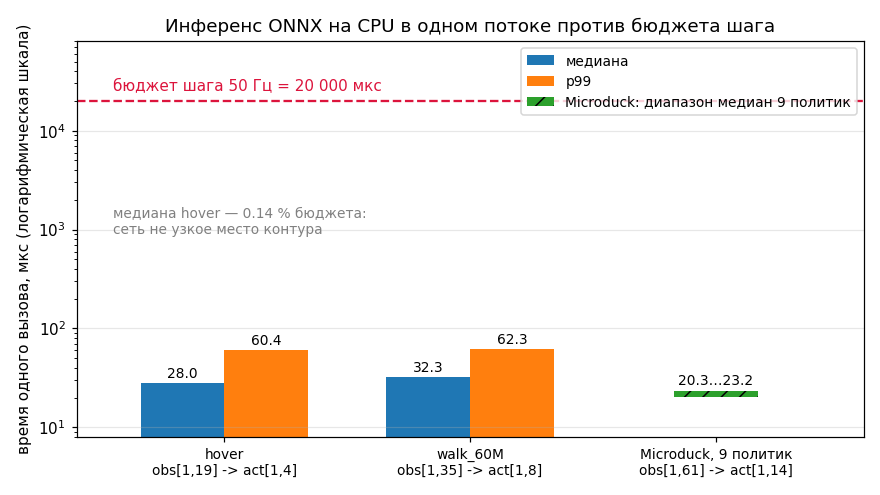

The Python source for this figure:
# -*- coding: utf-8 -*-
"""Инференс ONNX против бюджета шага управления.

Все числа взяты из главы 09_sim2real.md (замеры на машине курса,
onnxruntime 1.26.0, intra_op_num_threads=1, CPUExecutionProvider):

  hover      : медиана 28.0 мкс, p99 60.4 мкс  (раздел 3, вывод скрипта)
  walk_60M   : медиана 32.3 мкс, p99 62.3 мкс  (раздел 3, абзац про --obs-dim 35)
  Microduck  : медианы девяти политик 20.3...23.2 мкс, p99 не публиковался (раздел 4)
  бюджет шага 50 Гц = 20 000 мкс (разделы 3 и 8)

Пересборка:  python inference_vs_budget.py
"""
import matplotlib.pyplot as plt
import numpy as np

BUDGET_US = 20_000.0  # шаг 50 Гц

names = ["hover\nobs[1,19] -> act[1,4]",
         "walk_60M\nobs[1,35] -> act[1,8]",
         "Microduck, 9 политик\nobs[1,61] -> act[1,14]"]
median = [28.0, 32.3, None]      # у Microduck опубликован диапазон медиан
p99 = [60.4, 62.3, None]
md_lo, md_hi = 20.3, 23.2

fig, ax = plt.subplots(figsize=(8, 4.5))
x = np.arange(len(names))
w = 0.34

ax.bar(x[:2] - w / 2, median[:2], w, label="медиана")
ax.bar(x[:2] + w / 2, p99[:2], w, label="p99")
ax.bar(x[2], md_hi - md_lo, w, bottom=md_lo, hatch="//",
       label="Microduck: диапазон медиан 9 политик")

for xi, m, p in zip(x[:2], median[:2], p99[:2]):
    ax.text(xi - w / 2, m * 1.12, f"{m:.1f}", ha="center", fontsize=9)
    ax.text(xi + w / 2, p * 1.12, f"{p:.1f}", ha="center", fontsize=9)
ax.text(x[2], md_hi * 1.15, f"{md_lo:.1f}…{md_hi:.1f}", ha="center", fontsize=9)

ax.axhline(BUDGET_US, linestyle="--", color="crimson")
ax.text(-0.45, BUDGET_US * 1.25,
        "бюджет шага 50 Гц = 20 000 мкс", ha="left", color="crimson", fontsize=10)
ax.text(-0.45, 900.0,
        "медиана hover — 0.14 % бюджета:\nсеть не узкое место контура",
        ha="left", fontsize=9, color="gray")

ax.set_yscale("log")
ax.set_xlim(-0.6, len(names) - 0.4)
ax.set_ylim(8, 80_000)
ax.set_ylabel("время одного вызова, мкс (логарифмическая шкала)")
ax.set_xticks(x)
ax.set_xticklabels(names, fontsize=9)
ax.set_title("Инференс ONNX на CPU в одном потоке против бюджета шага")
ax.legend(loc="upper right", fontsize=9)
ax.grid(axis="y", alpha=0.3)
fig.tight_layout()
fig.savefig("inference_vs_budget.png", dpi=110)
